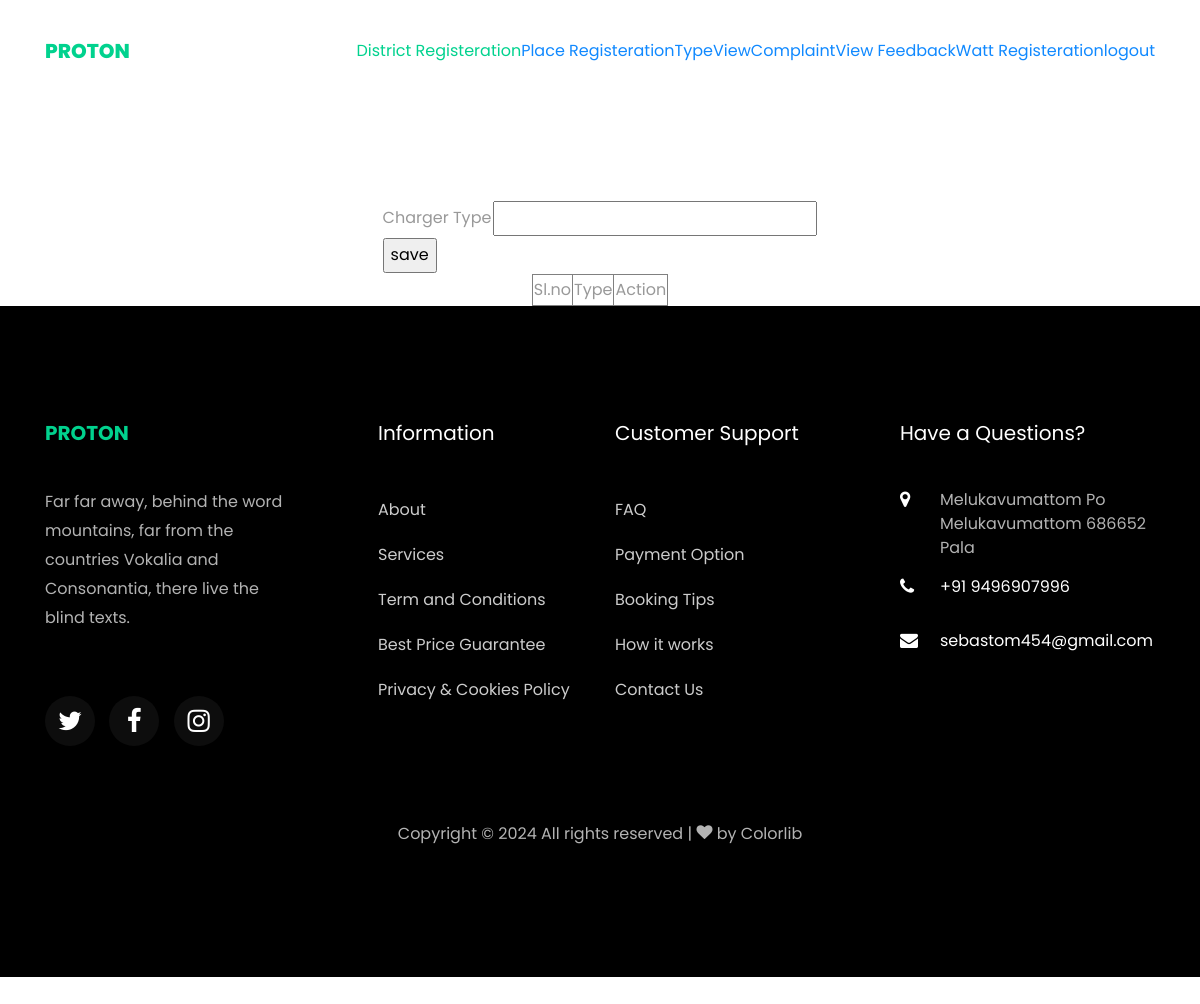
Page /webadmin/Type/ on the earlier database version.
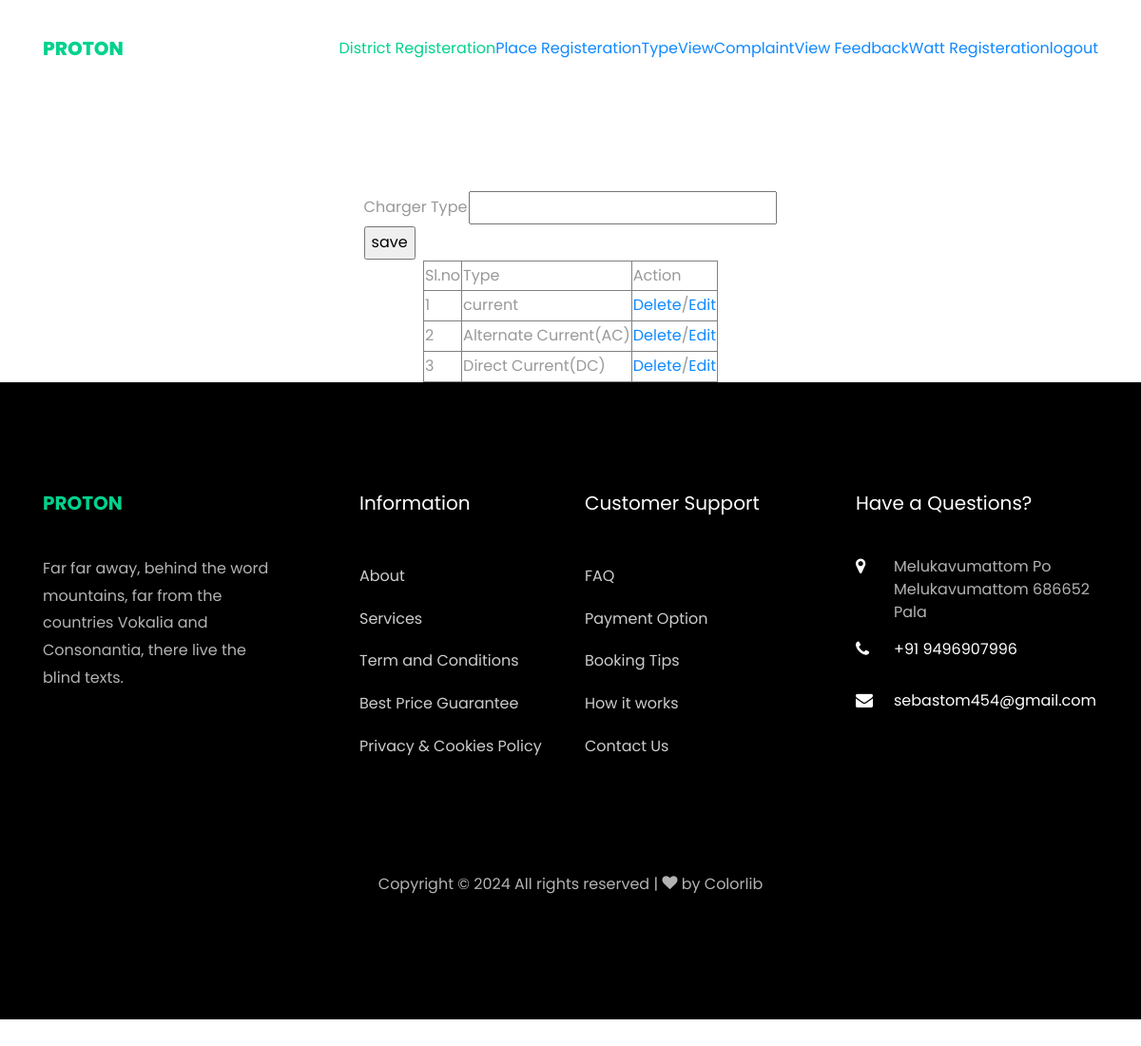
Same page on the later database version.
### Admin/models.py (models this page shows)
class tbl_type(models.Model):
    type_name = models.CharField(max_length=50)

### Admin/views.py (the view)
# urls.py: path('Type/', views.Type,name="type"),
def Type(request):
     type = tbl_type.objects.all()
     if request.method=="POST":
        tbl_type.objects.create(type_name=request.POST.get("txttype"))
        return render(request,"Admin/Type.html",{"data":type})
     else:
        return render(request,"Admin/Type.html",{"data":type})

### Admin/Templates/Admin/Type.html (shortened to what this page needs)
{% extends 'Admin/Header.html' %}
{% block content %}
{% load static %}
<!DOCTYPE html>
<html lang="en">
<head>
</head>
<body>
    <form action="" method="post">
        <table align="center">
            <tr>
                <td>Charger Type</td>
            <td><input type="text" name="txttype" id="" value="{{Edit.type_name}}"></td>
        </tr>
            <tr><td><input type="submit" value="save" name="btn"></td></tr>
            </table></form>
    <table border="1" align="center">
        <tr>
            <td>Sl.no</td>
            <td>Type</td>
            <td>Action</td>
        </tr>
        {% for i in data %}
        <tr>
            <td>{{forloop.counter}}</td>
            <td>{{i.type_name}}</td>
            <td><a href="{% url 'webadmin:delType' i.id %}">Delete</a>/<a href="{% url 'webadmin:typeupdate' i.id %}">Edit</a></td>
        </tr>
        {% endfor %}
    </table>
</body>
</html>  {% endblock content%}

Differences in the rows shown:
added tbl_type: type_name "current"
added tbl_type: type_name "Alternate Current(AC)"
added tbl_type: type_name "Direct Current(DC)"
